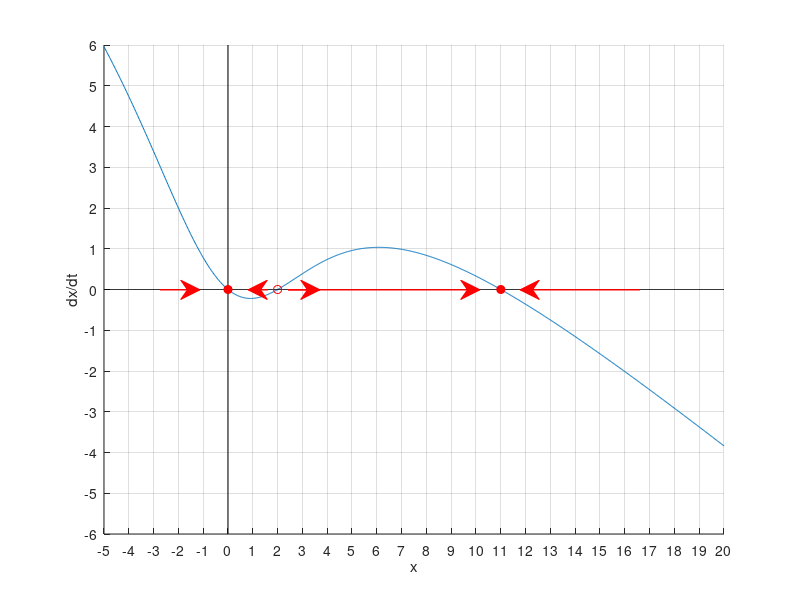

The MATLAB script that drew this image:
clear
figure(1)
clf
hold off

grid on
hold on

x = linspace(-5,20,1000);
dx = ((6.5 * x.^2)./(22 + x.^2)) - 0.5*x;

plot(x,dx);
plot(x,0*x,'k');
plot([0,0],[-6,6],'k');

plot(0,0,'ro','markerfacecolor','r');
plot(2,0,'ro');
plot(11,0,'ro','markerfacecolor','r');

x = [0.2 0.25];
y = [0.517 0.517];   
annotation('arrow',x,y,'Linewidth',1,'color','red')

x = [0.335 0.31];
y = [0.517 0.517];   
annotation('arrow',x,y,'Linewidth',1,'color','red')

x = [0.36 0.4];
y = [0.517 0.517];   
annotation('arrow',x,y,'Linewidth',1,'color','red')

x = [0.36 0.6];
y = [0.517 0.517];   
annotation('arrow',x,y,'Linewidth',1,'color','red')

x = [0.8 0.65];
y = [0.517 0.517];   
annotation('arrow',x,y,'Linewidth',1,'color','red')

xticks(-5:1:20);
yticks(-6:1:6);
xlabel('x');
ylabel('dx/dt')
